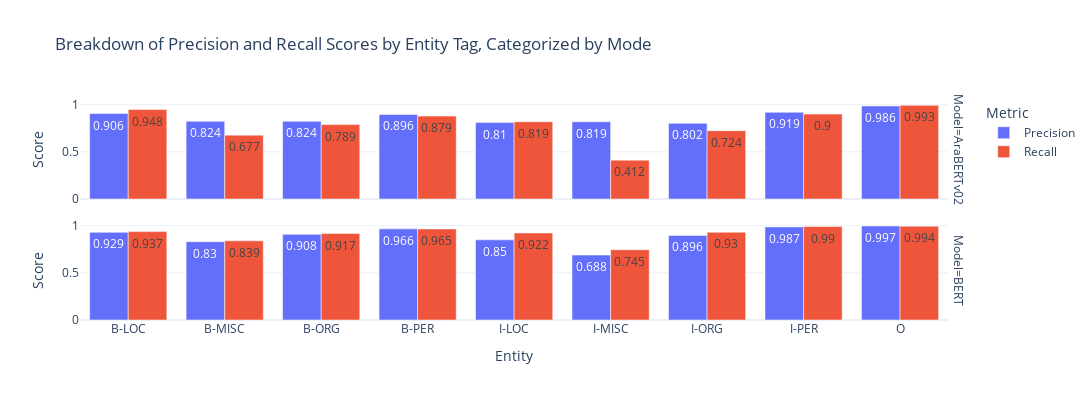

Notebook source saved alongside this figure:
### Code cell
# Confusion matrix heatmap example
report_bar = ReportBarChart(dash_data, mappings)
report_bar.visualize()

### Figure 1 — Plotly figure (JSON) as saved in the notebook; plotly's stock layout.template omitted (floating-point values rounded to 4 significant figures)
{"data": [{"alignmentgroup": "True", "hovertemplate": "Metric=Precision<br>Model=AraBERTv02<br>Entity=%{x}<br>Score=%{text}<extra></extra>", "legendgroup": "Precision", "marker": {"color": "#636efa", "pattern": {"shape": ""}}, "name": "Precision", "offsetgroup": "Precision", "orientation": "v", "showlegend": true, "text": [0.906, 0.824, 0.824, 0.896, 0.81, 0.819, 0.802, 0.919, 0.986], "textposition": "auto", "type": "bar", "x": ["B-LOC", "B-MISC", "B-ORG", "B-PER", "I-LOC", "I-MISC", "I-ORG", "I-PER", "O"], "xaxis": "x2", "y": [0.906, 0.824, 0.824, 0.896, 0.81, 0.819, 0.802, 0.919, 0.986], "yaxis": "y2"}, {"alignmentgroup": "True", "hovertemplate": "Metric=Precision<br>Model=BERT<br>Entity=%{x}<br>Score=%{text}<extra></extra>", "legendgroup": "Precision", "marker": {"color": "#636efa", "pattern": {"shape": ""}}, "name": "Precision", "offsetgroup": "Precision", "orientation": "v", "showlegend": false, "text": [0.929, 0.83, 0.908, 0.966, 0.85, 0.688, 0.896, 0.987, 0.997], "textposition": "auto", "type": "bar", "x": ["B-LOC", "B-MISC", "B-ORG", "B-PER", "I-LOC", "I-MISC", "I-ORG", "I-PER", "O"], "xaxis": "x", "y": [0.929, 0.83, 0.908, 0.966, 0.85, 0.688, 0.896, 0.987, 0.997], "yaxis": "y"}, {"alignmentgroup": "True", "hovertemplate": "Metric=Recall<br>Model=AraBERTv02<br>Entity=%{x}<br>Score=%{text}<extra></extra>", "legendgroup": "Recall", "marker": {"color": "#EF553B", "pattern": {"shape": ""}}, "name": "Recall", "offsetgroup": "Recall", "orientation": "v", "showlegend": true, "text": [0.948, 0.677, 0.789, 0.879, 0.819, 0.412, 0.724, 0.9, 0.993], "textposition": "auto", "type": "bar", "x": ["B-LOC", "B-MISC", "B-ORG", "B-PER", "I-LOC", "I-MISC", "I-ORG", "I-PER", "O"], "xaxis": "x2", "y": [0.948, 0.677, 0.789, 0.879, 0.819, 0.412, 0.724, 0.9, 0.993], "yaxis": "y2"}, {"alignmentgroup": "True", "hovertemplate": "Metric=Recall<br>Model=BERT<br>Entity=%{x}<br>Score=%{text}<extra></extra>", "legendgroup": "Recall", "marker": {"color": "#EF553B", "pattern": {"shape": ""}}, "name": "Recall", "offsetgroup": "Recall", "orientation": "v", "showlegend": false, "text": [0.937, 0.839, 0.917, 0.965, 0.922, 0.745, 0.93, 0.99, 0.994], "textposition": "auto", "type": "bar", "x": ["B-LOC", "B-MISC", "B-ORG", "B-PER", "I-LOC", "I-MISC", "I-ORG", "I-PER", "O"], "xaxis": "x", "y": [0.937, 0.839, 0.917, 0.965, 0.922, 0.745, 0.93, 0.99, 0.994], "yaxis": "y"}], "layout": {"annotations": [{"font": {}, "showarrow": false, "text": "Model=BERT", "textangle": 90, "x": 0.98, "xanchor": "left", "xref": "paper", "y": 0.225, "yanchor": "middle", "yref": "paper"}, {"font": {}, "showarrow": false, "text": "Model=AraBERTv02", "textangle": 90, "x": 0.98, "xanchor": "left", "xref": "paper", "y": 0.775, "yanchor": "middle", "yref": "paper"}], "barmode": "group", "height": 400, "legend": {"title": {"text": "Metric"}, "tracegroupgap": 0}, "title": {"text": "Breakdown of Precision and Recall Scores by Entity Tag, Categorized by Mode"}, "width": 1200, "xaxis": {"anchor": "y", "domain": [0, 0.98], "title": {"text": "Entity"}}, "xaxis2": {"anchor": "y2", "domain": [0, 0.98], "matches": "x", "showticklabels": false}, "yaxis": {"anchor": "x", "domain": [0, 0.45], "title": {"text": "Score"}}, "yaxis2": {"anchor": "x2", "domain": [0.55, 1], "matches": "y", "title": {"text": "Score"}}}}
